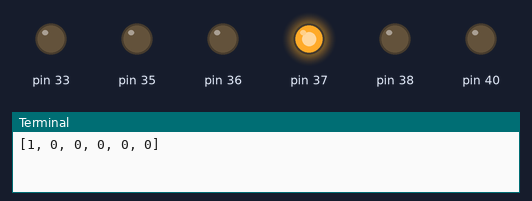
Bench run of a program on a simulated Raspberry Pi (header pin numbers). Parts: output pins drawn as LEDs (lit = HIGH), the last lines printed to the terminal. At 30.0 s the program stops and its outputs stay as they are.

Above: at 0.2 s.
At 1.2 s:
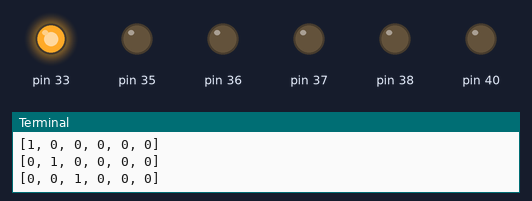
At 1.7 s:
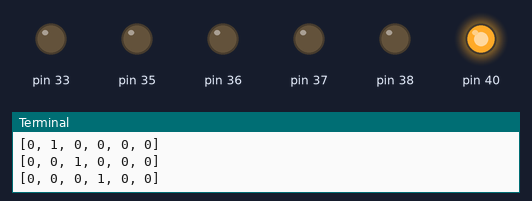
At 2.2 s:
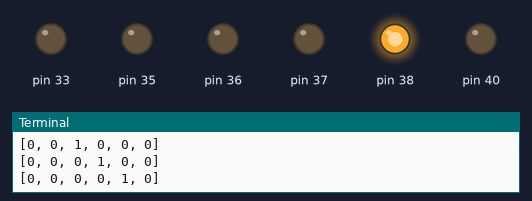
At 3.7 s:
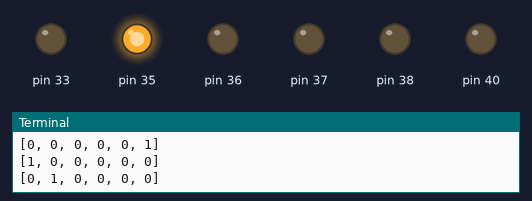
At 5.7 s:
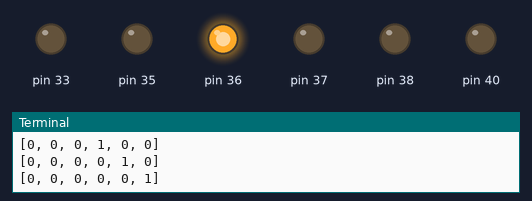
Timing chart, 0 to 6.9 s (numbered marks = the images above):
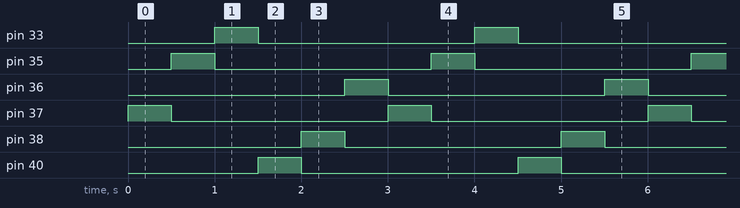

The program:

08_FenyjatekTombbel.py
```python
#08_FenyjatekTombbel.py
#---------------------------
#Fényjáték bit-minta tömbbel

import RPi.GPIO as GPIO
import time
import random
import os.path
GPIO.setwarnings(False)
GPIO.setmode(GPIO.BOARD)
GPIO.cleanup()

#pin változók
pRed1 = 37
pYellow1 = 35
pGreen1 = 33
pRed2 = 40
pYellow2 = 38
pGreen2 = 36

T = 1.0
k = 2
T = T/k
n = 10 #ismétlések száma

#Fény bit-minta szalag
patternRibbon =[
                    [1,0,0,0,0,0],
                    [0,1,0,0,0,0],
                    [0,0,1,0,0,0],
                    [0,0,0,1,0,0],
                    [0,0,0,0,1,0],
                    [0,0,0,0,0,1],
                ]


#A lábak definiálása: mindegyik kimenet lesz
pins = [pRed1, pYellow1, pGreen1, pRed2, pYellow2, pGreen2]
#minden pin legyen kimenet
for pin in pins:
    GPIO.setup(pin, GPIO.OUT)

#Led kigyújtó minta szerint
def LedFromPattern(pattern):
    print(pattern)
    for i in range(0, len(pattern)):
        GPIO.output(pins[i], pattern[i])

#Fény bit-minta tömb lejátszó függvény
def LedFromPatternRibbon(patternRibbon, n):
    for i in range(n):
        for pattern in patternRibbon:
            LedFromPattern(pattern)
            time.sleep(T)

try:
    LedFromPatternRibbon(patternRibbon, n)
    GPIO.cleanup()
    print("Vége. Pinek kikapcsolva")

except KeyboardInterrupt:
    GPIO.cleanup()
    print("Folyamat megszakítva, Pinek kikapcsolva")
```

Measured:
- by itself, pin 33, pin 35–38, pin 40: alternates HIGH for 0.50 s and LOW for 2.5 s
